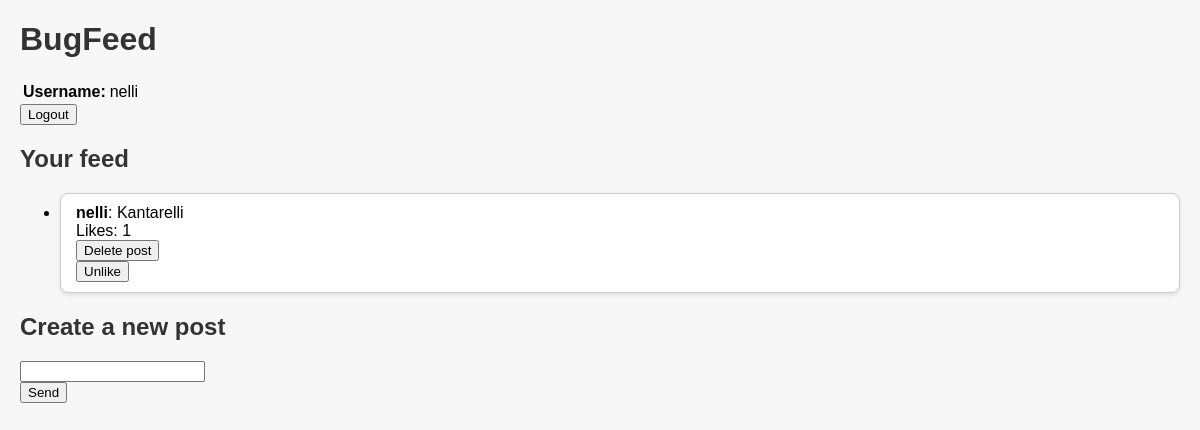
The page / (signed in) on the database its author committed.
### bugfeed/models.py (models this page shows, shortened)
class FeedItem(models.Model):
    owner = models.ForeignKey(User, on_delete=models.CASCADE)
    content = models.TextField()
    pub_date = models.DateTimeField('date published', auto_now_add=True)
    likes = models.ManyToManyField(User, related_name='liked_posts', blank=True)

### bugfeed/views.py (the view)
# urls.py: path('', homePageView, name='index'),
def homePageView(request):
	posts = FeedItem.objects.all().order_by('-pub_date')
	context = {"posts": posts}
	return render(request, 'pages/index.html', context)

### bugfeed/templates/pages/index.html (shortened to what this page needs)
<!DOCTYPE html>
{% load static %}
<html xmlns="http://www.w3.org/1999/xhtml">
<head>
    <link rel="stylesheet" href="{% static 'css/style.css' %}">
</head>
<body>
    <h1>BugFeed</h1>
    <table>
        <tr>
            <th style="text-align:left">Username:
            <td>{{user.username}}
    </table>
    <form action="logout/" method="POST">
        <input type="submit" value="Logout" />
    </form>
    <h2>Your feed</h2>
    <ul>
        {% for post in posts %}
        <li class="post">
            <b>{{post.owner.username}}</b>: {{post.content}}<br>
            Likes: {{ post.likes.count }}
            {% if user == post.owner %}
                <form action="{% url 'delete' post.id %}" method="POST">
                    <button type="submit">
                        Delete post
                    </button>
                </form>
            {% endif %}
            <form action="{% url 'like' post.id %}" method="POST">
                <button type="submit">
                    {% if user in post.likes.all %}
                        Unlike
                    {% else %}
                        Like
                    {% endif %}
                </button>
            </form>
        </li>
        {% endfor %}
    </ul>
    <h2>Create a new post</h2>
    <form action="add/" method="POST">
        <input type="text" name="content" /><br />
        <input type="submit" value="Send" />
    </form>
</body>
</body>
</html>

### bugfeed/static/css/style.css (style rules this page uses)
body { font-family: Arial; background-color: #f7f7f7; margin: 20px; }
h1, h2 { color: #333; }
.post { background-color: #fff; border: 1px solid #ccc; border-radius: 8px; padding: 10px 15px; margin-bottom: 10px; box-shadow: 0px 2px 5px rgba(0, 0, 0, 0.1); }

### rows shown on the page
FeedItem: owner.username "nelli", content "Kantarelli", likes.count "1", shows "Delete post", shows "Unlike"

### other values the page prints
{{ user.username }} "nelli"
